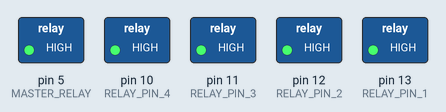
Recording of a sketch running on a simulated Arduino Uno, built with avr-gcc and run on an emulated ATmega328P. On the bench: switched loads named in the sketch (green lamp = pin HIGH).

Above: at 0.1 s.
Timing chart, 0 to 1.6 s (numbered marks = the images above):
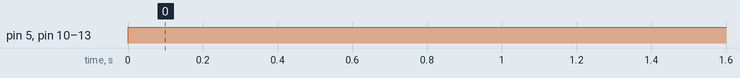

Measured:
- by itself, pin 5 (MASTER_RELAY), pin 10 (RELAY_PIN_4), pin 11 (RELAY_PIN_3), pin 12 (RELAY_PIN_2), pin 13 (RELAY_PIN_1): LOW → HIGH at 0.00 s

The sketch:

Homework3.ino
```cpp
#define RELAY_PIN_1 13
#define RELAY_PIN_2 12
#define RELAY_PIN_3 11
#define RELAY_PIN_4 10
#define MASTER_RELAY 5

void setup() {
  pinMode(RELAY_PIN_1, OUTPUT);
  pinMode(RELAY_PIN_2, OUTPUT);
  pinMode(RELAY_PIN_3, OUTPUT);
  pinMode(RELAY_PIN_4, OUTPUT);
  pinMode(MASTER_RELAY, OUTPUT);
}

void loop() {
  digitalWrite(MASTER_RELAY, HIGH);
  digitalWrite(RELAY_PIN_1, HIGH);
  digitalWrite(RELAY_PIN_2, HIGH);
  digitalWrite(RELAY_PIN_3, HIGH);
  digitalWrite(RELAY_PIN_4, HIGH);
}
```
